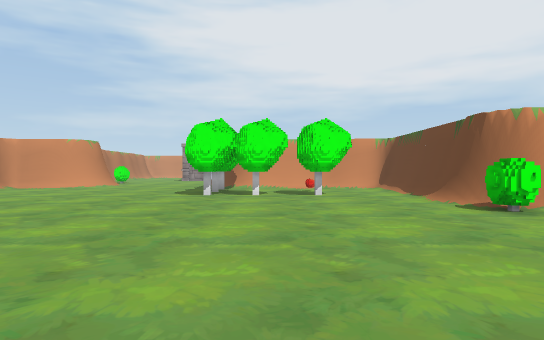
view 1 (above)

24 first-person views from a walk through a 3-D level made in the Unity game engine. The camera is 1.25 m above the floor, looks level and sees 75° across. Doors are open. The floor is counted in squares, 2.22 m on a side. Each view is taken from the middle of a square. On the plan, view 1 faces up. The plan holds only what a view shows up to about 10 squares ahead; the rest is blank. The place goes on beyond the plan. The player is left out. Some animated figures are not drawn. Some surface patterns are stand-ins.

view 2
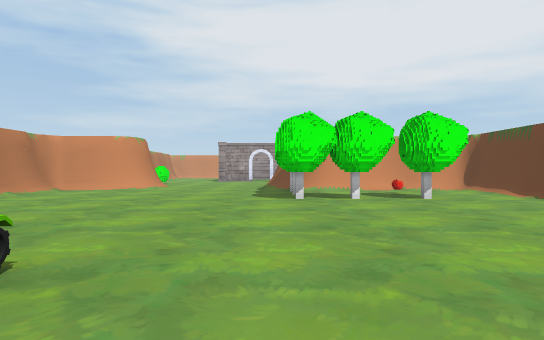

view 3
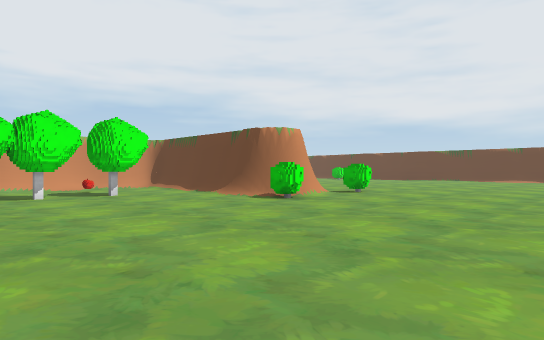

view 4
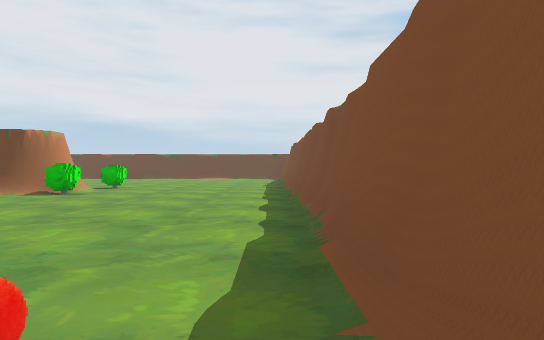

view 5
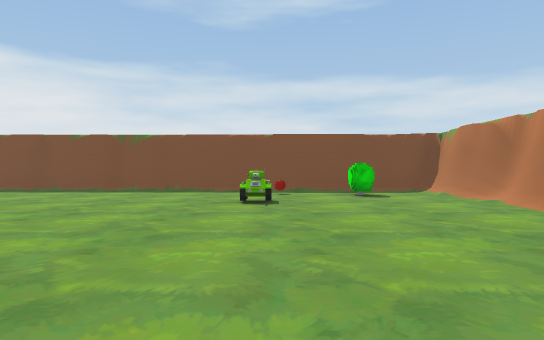

view 6
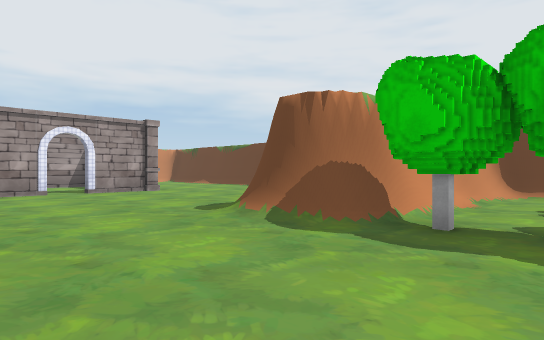

view 7
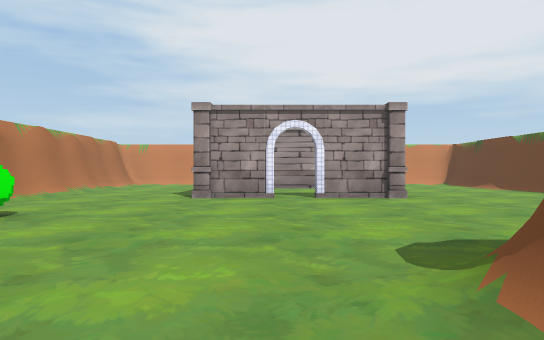

view 8
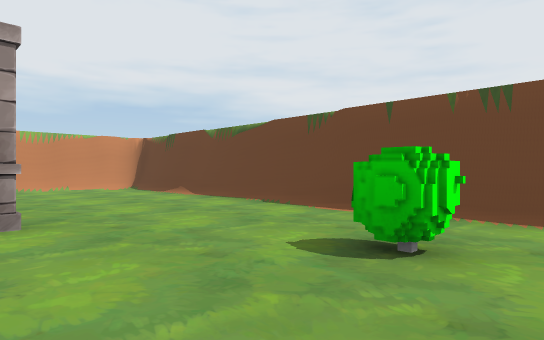

view 9
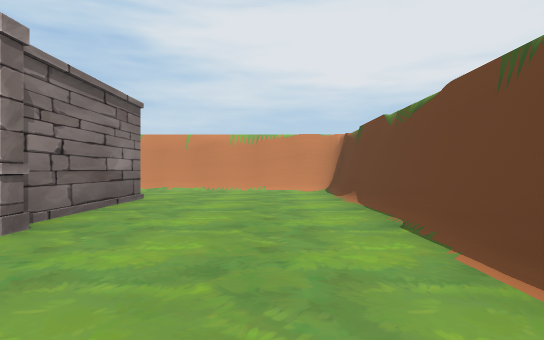

view 10
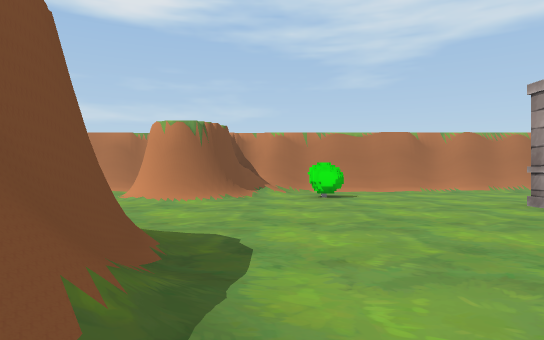

view 11
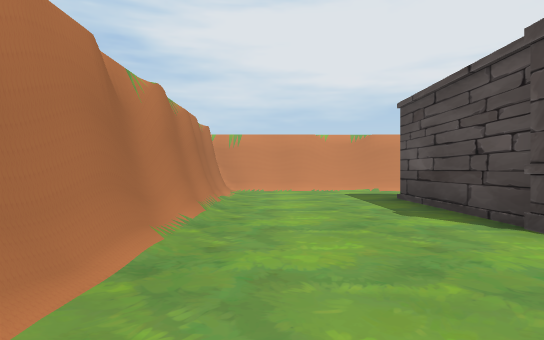

view 12
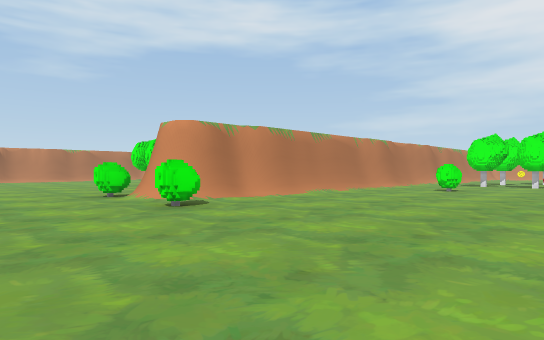

view 13
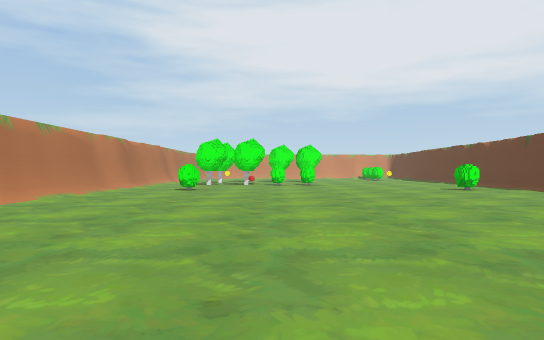

view 14
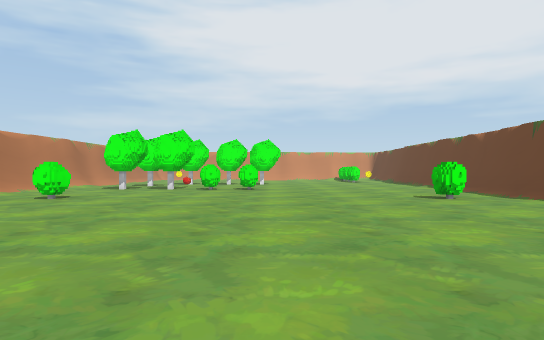

view 15
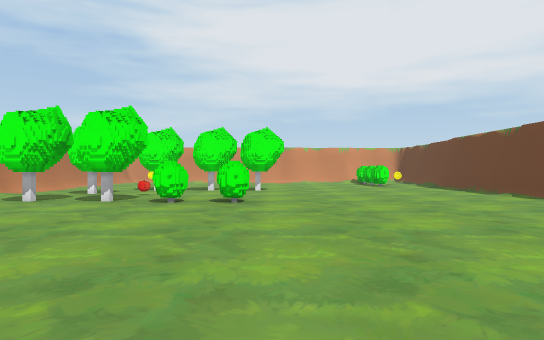

view 16
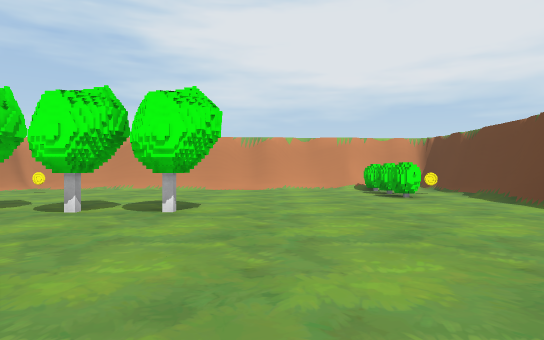

view 17
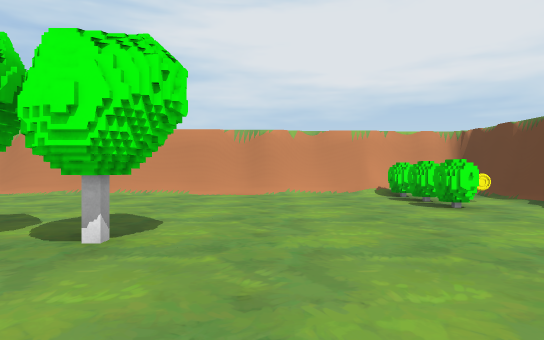

view 18
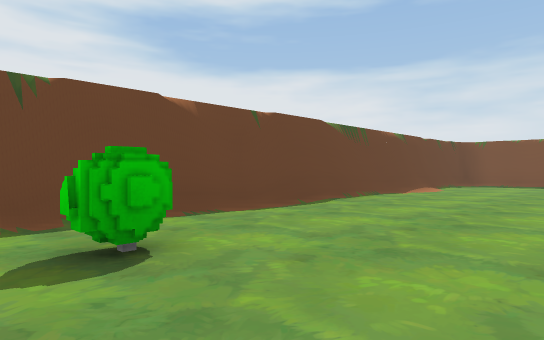

view 19
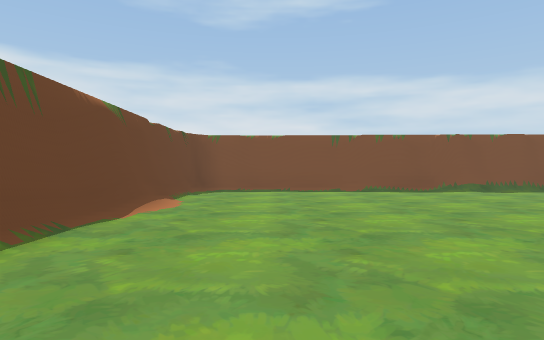

view 20
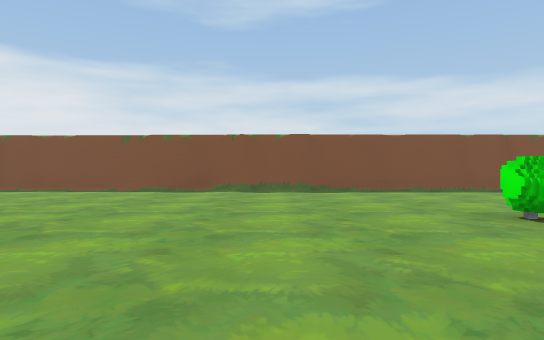

view 21
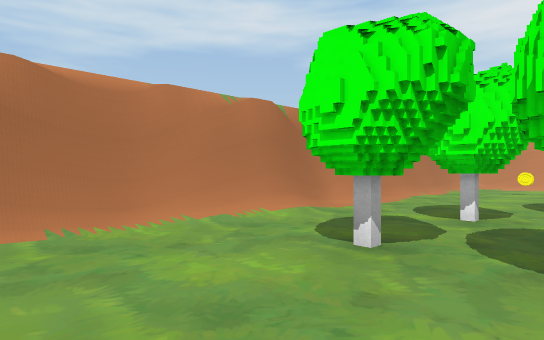

view 22
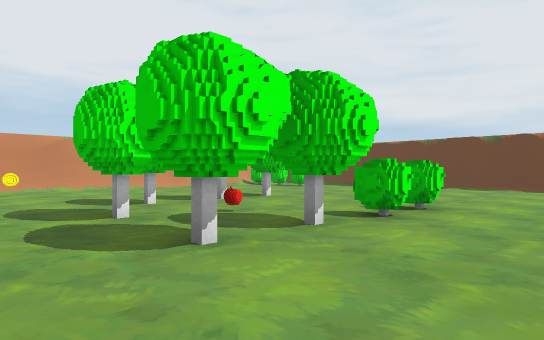

view 23
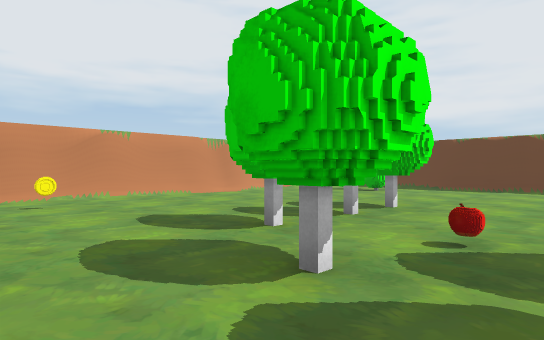

view 24
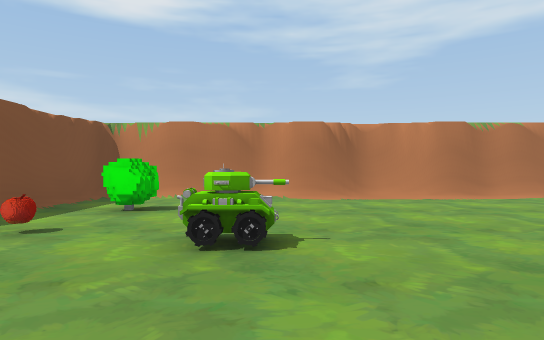

### Floor plan
Key: @ floor where view 1 was taken; # wall or solid block; . floor; / step, stairs or slope; D open door; ^ raised ledge; T tree; B bush; A tank; P apple; I pillar; C coin; O other object.
Columns run from 9 left of view 1 to 18 right of it. Each row starts with its distance up from view 1.
 25  #########^##^ ^^^^^^^^#^#^^
 24  .....  .....# #/////////B.#
 23  #....  .....# /.........B.#
 22  #...#  #....^ /C........BC#
 21  #...#  #....# /.........B.^
 20  #...#  #....# /...........^
 19  #...## #....# /..TT.T.....^
 18  #...IDD#I...#^/.T........#^
 17  #...........#^/.TP.......#^
 16  #...........^^/.TT.......#^
 15  #.B......B..^^/.TTBB.....#^
 14  #/......//.. #/...........^
 13 ^###.../#^    ^/..........#
 12    #...#^     ^/.B......B.#
 11  ##/....#####^^/..........#
 10  #.....TT.O./^^/..........#
  9  #.....TT.../^#/..........#
  8  #.....TTTT./^^/..........#
  7  #........../^#...........#
  6  #........../^#...........#
  5 ^#..........B#.B..........#
  4  #........................#
  3  #...A....................#
  2  #........................#
  1  #.B.P....................#
  0  #.......@................#
 -1  ^###############^^^######^

Positions as (right, up) in squares from view 1, and headings:
1: (0, 0), facing up
2: (-2, 1), facing up
3: (-2, 0), facing up-right
4: (-5, 0), facing right
5: (-4, 9), facing down
6: (-5, 9), facing up-right
7: (-3, 11), facing up
8: (-1, 14), facing up-right
9: (2, 15), facing up
10: (1, 14), facing left
11: (-7, 15), facing up
12: (11, 2), facing up-left
13: (10, 2), facing up
14: (12, 5), facing up
15: (12, 9), facing up
16: (13, 14), facing up
17: (13, 16), facing up
18: (13, 13), facing down-right
19: (15, 9), facing down
20: (9, 9), facing down
21: (9, 13), facing up-left
22: (6, 13), facing up-right
23: (6, 16), facing up-right
24: (-1, 3), facing left
